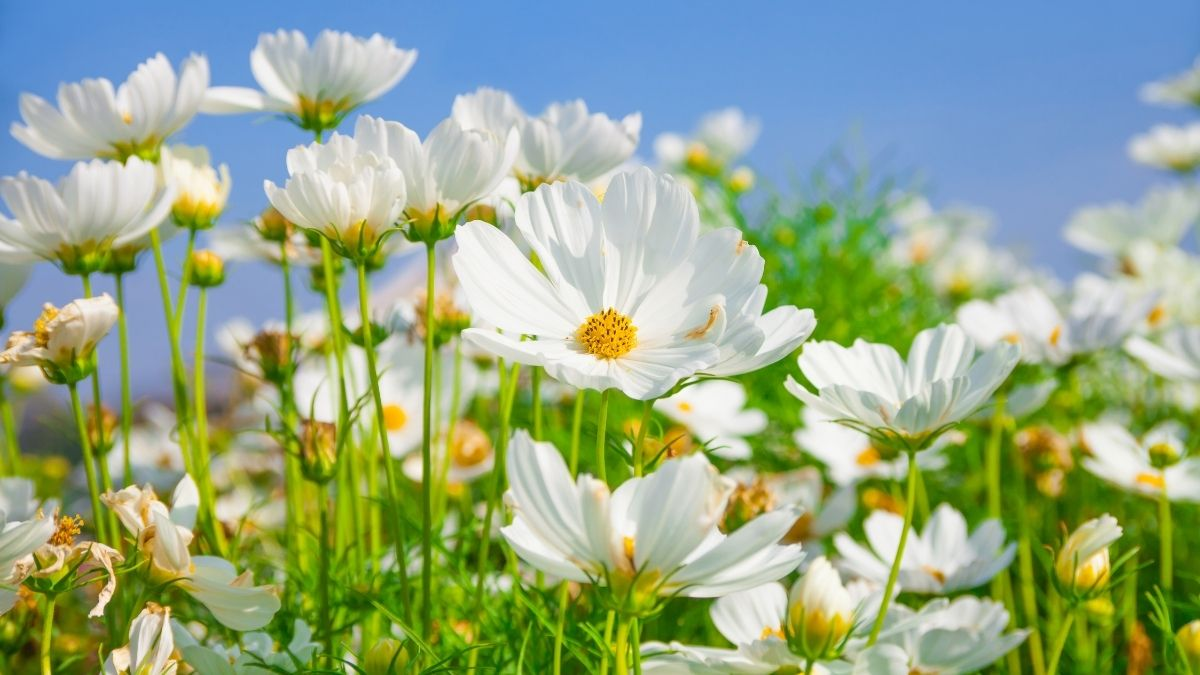
#> input picture 3.jpg, 1200 x 675 px, given in place of 3.png, which was not available
$ python 'loai bo.py'
#> lines starting #> are read from the running program, lines starting #| are printed output that depends on the picture; after the words box and inside, x2 and y2 are one past the last pixel; in counts of white or black regions, pixels touching at a corner belong together; pictures that were not available may be replaced by others from this repository, and a replacement may not be noted
import cv2
import numpy as np
import matplotlib.pyplot as plt
import math

# --- Các hàm trợ giúp (giữ nguyên) ---
def calculate_length(line):
    x1, y1, x2, y2 = line[0]
    return math.sqrt((x2 - x1)**2 + (y2 - y1)**2)

def calculate_angle(line):
    x1, y1, x2, y2 = line[0]
    return math.atan2(y2 - y1, x2 - x1)

def average_point(line):
    x1, y1, x2, y2 = line[0]
    return ((x1 + x2) / 2, (y1 + y2) / 2)

# --- Các tham số (giữ nguyên từ code user) ---
IMAGE_PATH = 'C:/Users/nguye/Pictures/Screenshots/3.png' # !!! THAY ĐỔI NẾU CẦN

CANNY_LOW_THRESH = 50
CANNY_HIGH_THRESH = 150

HOUGH_RHO = 1
HOUGH_THETA = np.pi / 180
HOUGH_THRESHOLD = 40
HOUGH_MIN_LINE_LENGTH = 30
HOUGH_MAX_LINE_GAP = 10

FILTER_MIN_LENGTH = 40
FILTER_MAX_LENGTH = 800
FILTER_PROXIMITY_DIST_THRESH = 15
FILTER_PROXIMITY_ANGLE_THRESH = np.pi / 18

# --- Tham số MỚI cho Inpainting ---
MASK_LINE_THICKNESS = 5 # Độ dày của đường line vẽ lên mask (nên > 1 để inpaint tốt hơn)
INPAINT_RADIUS = 3      # Bán kính lân cận cho thuật toán inpainting
INPAINT_METHOD = cv2.INPAINT_TELEA # Thuật toán: cv2.INPAINT_TELEA hoặc cv2.INPAINT_NS

# --- Logic chính ---
image = cv2.imread(IMAGE_PATH)
#> image is the input picture: shape (675, 1200, 3); mean B, G, R 136.8, 168.2, 148.1
if image is None:
    print(f"Lỗi: Không thể tải ảnh từ đường dẫn: {IMAGE_PATH}")
    exit()

output_image_lines_drawn = image.copy() # Ảnh để vẽ đường thẳng phát hiện được lên
h, w = image.shape[:2]
print(f"Ảnh đã tải: {w}x{h} pixels")
#| Ảnh đã tải: 1200x675 pixels

# Tiền xử lý và phát hiện đường thẳng (giữ nguyên)
gray = cv2.cvtColor(image, cv2.COLOR_BGR2GRAY)
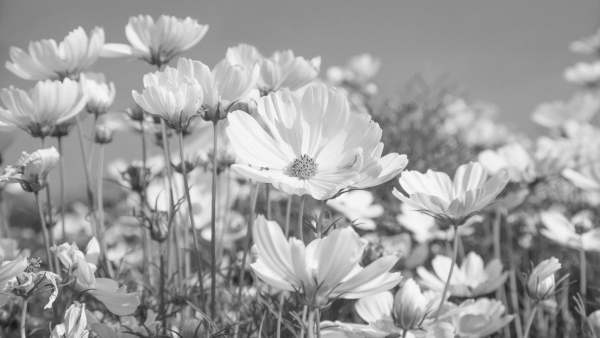
#> gray: shape (675, 1200) (shown at 1/2 size); min 23, max 255, mean 158.6
edges = cv2.Canny(gray, CANNY_LOW_THRESH, CANNY_HIGH_THRESH)
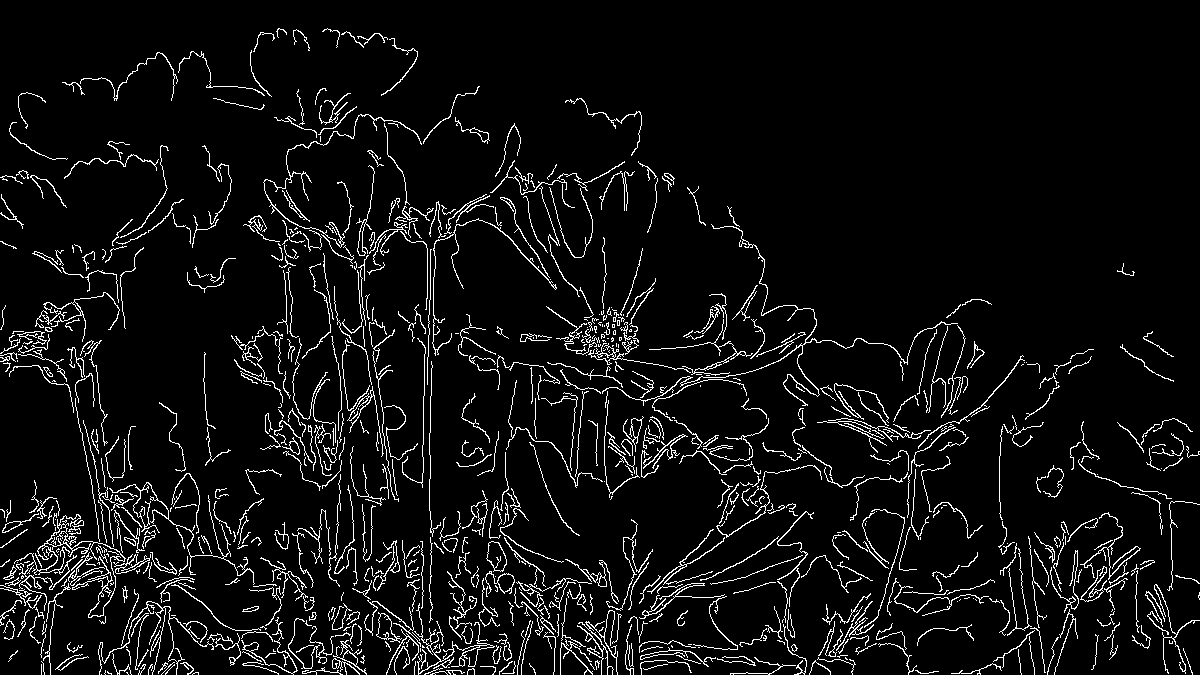
#> edges: shape (675, 1200); 6% white in thin lines or dots
print("Đã thực hiện chuyển đổi sang ảnh xám và dò biên Canny.")

lines = cv2.HoughLinesP(edges, HOUGH_RHO, HOUGH_THETA, HOUGH_THRESHOLD,
                        minLineLength=HOUGH_MIN_LINE_LENGTH, maxLineGap=HOUGH_MAX_LINE_GAP)
#> lines = 662 rows, first 6: [55, 562, 172, 566], [212, 648, 257, 643], [511, 607, 565, 605], [473, 586, 544, 590], [394, 654, 434, 653], [554, 655, 639, 652]

if lines is None:
    print("Không phát hiện được đường thẳng nào ban đầu.")
    lines = []
else:
     print(f"Phát hiện ban đầu {len(lines)} đoạn thẳng.")
#| Phát hiện ban đầu 662 đoạn thẳng.

# Lọc đường thẳng (giữ nguyên)
filtered_lines_length = []
# Kiểm tra lại lines phòng trường hợp là None hoặc rỗng
if lines is not None and len(lines) > 0:
    for line in lines:
        # Đảm bảo line hợp lệ trước khi tính toán
        if line is not None and len(line) > 0:
            length = calculate_length(line)
            if FILTER_MIN_LENGTH <= length <= FILTER_MAX_LENGTH:
                filtered_lines_length.append(line)
#> this loop made 662 passes
#> (x1 in calculate_length, y1 in calculate_length, x2 in calculate_length, y2 in calculate_length, length) on passes 1 to 8: (55, 562, 172, 566, 117.1), (212, 648, 257, 643, 45.28), (511, 607, 565, 605, 54.04), (473, 586, 544, 590, 71.11), (394, 654, 434, 653, 40.01), (554, 655, 639, 652, 85.05), (504, 593, 539, 588, 35.36), (334, 556, 409, 564, 75.43)
#> after the loop, filtered_lines_length = 370 items, first 6: [[55, 562, 172, 566]], [[212, 648, 257, 643]], [[511, 607, 565, 605]], [[473, 586, 544, 590]], [[394, 654, 434, 653]], [[554, 655, 639, 652]]
print(f"Sau khi lọc theo chiều dài: còn {len(filtered_lines_length)} đoạn thẳng.")
#| Sau khi lọc theo chiều dài: còn 370 đoạn thẳng.

final_lines = []
# Lọc theo khoảng cách chỉ thực hiện nếu có đường thẳng sau lọc chiều dài
if filtered_lines_length:
    for i, line1 in enumerate(filtered_lines_length):
        is_too_close_to_existing = False
        mid1 = average_point(line1)
        angle1 = calculate_angle(line1)
        for line2 in final_lines:
            mid2 = average_point(line2)
            angle2 = calculate_angle(line2)
            dist_midpoints = math.sqrt((mid1[0] - mid2[0])**2 + (mid1[1] - mid2[1])**2)
            angle_diff = abs(angle1 - angle2)
            angle_diff = min(angle_diff, 2 * np.pi - angle_diff)
            if dist_midpoints < FILTER_PROXIMITY_DIST_THRESH and angle_diff < FILTER_PROXIMITY_ANGLE_THRESH:
                is_too_close_to_existing = True
                break
        if not is_too_close_to_existing:
            final_lines.append(line1)
#> this loop made 370 passes
#> line1 on passes 10 to 12: [[5, 579, 86, 564]], [[520, 252, 556, 288]], [[681, 657, 755, 657]]
print(f"Sau khi lọc các đường quá gần nhau: còn {len(final_lines)} đoạn thẳng.")
#| Sau khi lọc các đường quá gần nhau: còn 201 đoạn thẳng.

# Vẽ các đường thẳng cuối cùng LÊN ảnh output_image_lines_drawn (để so sánh)
if not final_lines:
     print("Không còn đường thẳng nào sau khi lọc.")
else:
    print("Vẽ các đường thẳng cuối cùng lên ảnh (để so sánh)...")
    for line in final_lines:
        x1, y1, x2, y2 = line[0]
        cv2.line(output_image_lines_drawn, (x1, y1), (x2, y2), (0, 0, 255), 2) # Vẽ màu đỏ, dày 2
#> this loop made 201 passes
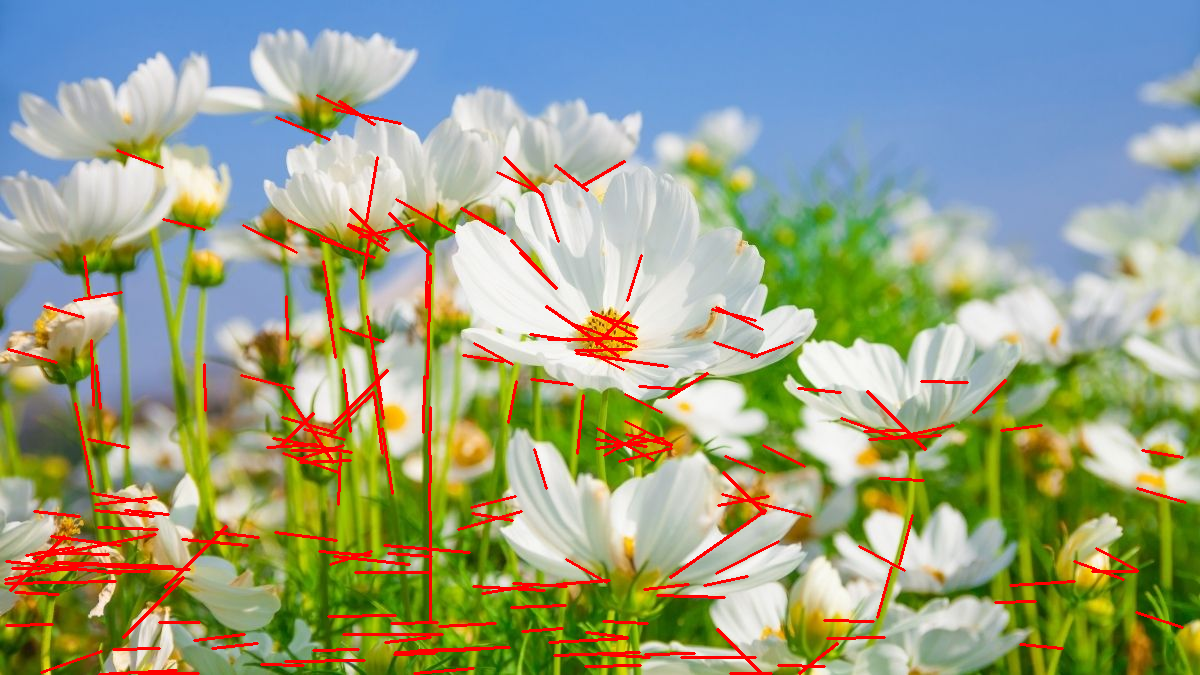
#> output_image_lines_drawn: shape (675, 1200, 3); 4.06% of pixels changed, all inside (x1, y1, x2, y2) = (4, 94, 1187, 675)

# --- TẠO MASK VÀ INPAINTING (PHẦN MỚI) ---
# Tạo mặt nạ đen ban đầu
inpainting_mask_lines = np.zeros(image.shape[:2], dtype=np.uint8)
# Ảnh kết quả sau inpainting, khởi tạo bằng ảnh gốc
inpainted_image_lines = image.copy()

# Chỉ tạo mask và inpaint nếu có đường thẳng trong final_lines
if final_lines:
    print(f"Tạo mask cho các đường thẳng với độ dày {MASK_LINE_THICKNESS}...")
    # Vẽ các đường thẳng cuối cùng lên mặt nạ với độ dày lớn hơn
    for line in final_lines:
        x1, y1, x2, y2 = line[0]
        # Vẽ màu trắng (255) lên mask đen
        cv2.line(inpainting_mask_lines, (x1, y1), (x2, y2), (255), MASK_LINE_THICKNESS)
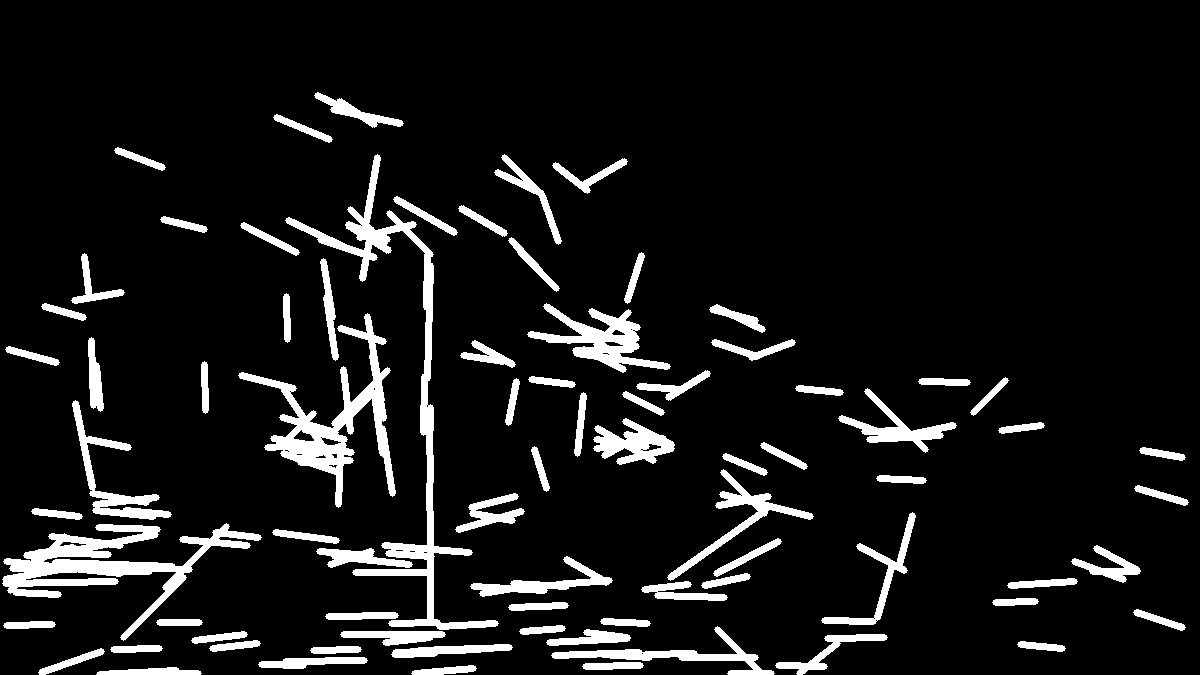
#> inpainting_mask_lines: shape (675, 1200); 8.9% white; 78 white regions, largest, box (x1, y1, x2, y2) and area: (285, 154, 499, 630) 7907, (2, 523, 262, 641) 7647, (238, 313, 396, 508) 6642

    print(f"Thực hiện inpainting (vẽ lại ảnh) tại các vùng đường thẳng với bán kính lân cận {INPAINT_RADIUS}...")
    # Sử dụng hàm inpaint
    inpainted_image_lines = cv2.inpaint(image,                  # Ảnh gốc
                                        inpainting_mask_lines, # Mask đánh dấu vùng cần vẽ lại
                                        INPAINT_RADIUS,         # Bán kính lân cận
                                        INPAINT_METHOD)         # Thuật toán
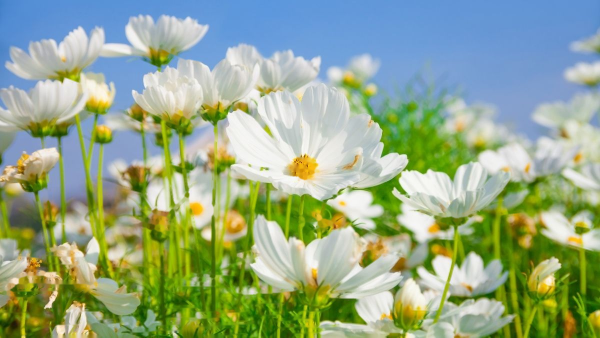
#> inpainted_image_lines: shape (675, 1200, 3) (shown at 1/2 size); mean B, G, R 137.5, 168.5, 148.4
else:
    print("Không có đường thẳng nào để thực hiện inpainting.")

# --- Hiển thị kết quả (THÊM SUBPLOT THỨ 4) ---
plt.figure(figsize=(24, 6)) # Điều chỉnh kích thước để chứa 4 ảnh

# Ảnh 1: Gốc
plt.subplot(1, 4, 1)
plt.imshow(cv2.cvtColor(image, cv2.COLOR_BGR2RGB))
plt.title('Ảnh Gốc')
plt.axis('off')

# Ảnh 2: Biên Canny
plt.subplot(1, 4, 2)
plt.imshow(edges, cmap='gray')
plt.title('Ảnh Biên (Canny)')
plt.axis('off')

# Ảnh 3: Đường thẳng vẽ lên ảnh gốc (kết quả từ code gốc của bạn)
plt.subplot(1, 4, 3)
plt.imshow(cv2.cvtColor(output_image_lines_drawn, cv2.COLOR_BGR2RGB))
plt.title(f'Các Đường Thẳng Phát Hiện ({len(final_lines)})')
plt.axis('off')

# Ảnh 4: Ảnh sau khi đã "loại bỏ" (inpainting) đường thẳng
plt.subplot(1, 4, 4)
plt.imshow(cv2.cvtColor(inpainted_image_lines, cv2.COLOR_BGR2RGB))
plt.title('Ảnh Sau Khi "Loại Bỏ" Đường Thẳng')
plt.axis('off')


plt.tight_layout() # Tự động điều chỉnh bố cục
plt.show()
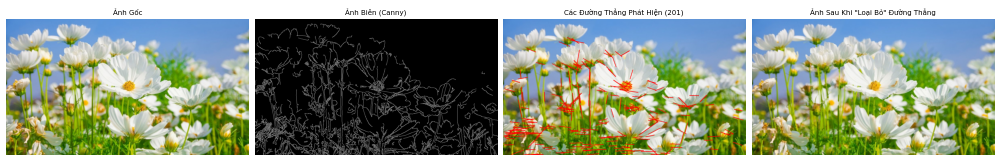
#> figure drawn by matplotlib, 4 panels

print("Hoàn thành.")

$ run again, with 6.jpg copied over 3.jpg
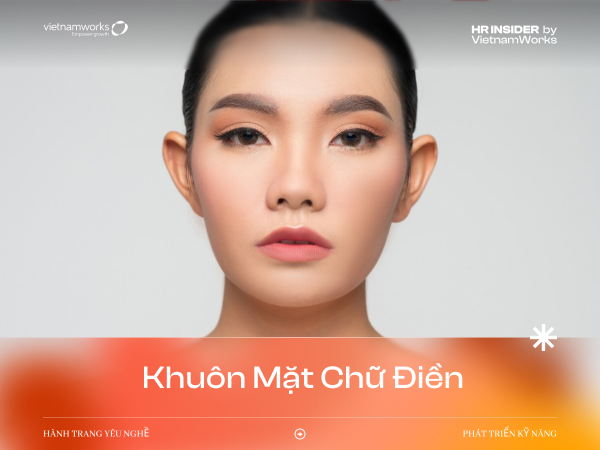
#> input picture 6.jpg, 1200 x 900 px, given in place of 3.png, which was not available (shown at 1/2 size)
#> image is the input picture: shape (900, 1200, 3); mean B, G, R 156, 171.7, 209
#| Ảnh đã tải: 1200x900 pixels
#> `edges = cv2.Canny(gray, CANNY_LOW_THRESH, CANNY_HIGH_THRESH)`:
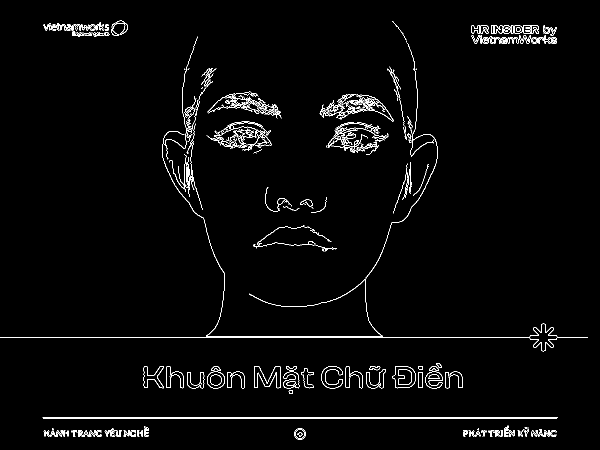
#> edges: shape (900, 1200) (shown at 1/2 size); 2.1% white in thin lines or dots
#> lines = 273 rows, first 6: [86, 834, 1114, 834], [86, 836, 1113, 836], [2, 675, 1059, 675], [412, 673, 765, 673], [943, 51, 1075, 51], [88, 865, 194, 865]
#| Phát hiện ban đầu 273 đoạn thẳng.
#> the loop `for line in lines:` made 273 passes
#> (x1 in calculate_length, y1 in calculate_length, x2 in calculate_length, y2 in calculate_length, length) on passes 1 to 8: (86, 834, 1114, 834, 1028), (86, 836, 1113, 836, 1027), (2, 675, 1059, 675, 1057), (412, 673, 765, 673, 353), (943, 51, 1075, 51, 132), (88, 865, 194, 865, 106), (981, 869, 1112, 869, 131), (823, 749, 910, 749, 87)
#> after the loop `for line in lines:`: filtered_lines_length = 194 items, first 6: [[412, 673, 765, 673]], [[943, 51, 1075, 51]], [[88, 865, 194, 865]], [[981, 869, 1112, 869]], [[823, 749, 910, 749]], [[981, 871, 1111, 871]]
#| Sau khi lọc theo chiều dài: còn 194 đoạn thẳng.
#> the loop `for i, line1 in enumerate(filtered_lines_length):` made 194 passes
#> line1 on passes 11 to 13: [[943, 63, 1047, 65]], [[87, 50, 226, 55]], [[88, 870, 291, 870]]
#| Sau khi lọc các đường quá gần nhau: còn 108 đoạn thẳng.
#> the loop `for line in final_lines:` made 108 passes
#> line on passes 1 to 8: [[412, 673, 765, 673]], [[943, 51, 1075, 51]], [[88, 865, 194, 865]], [[981, 869, 1112, 869]], [[823, 749, 910, 749]], [[553, 775, 597, 775]], [[927, 867, 968, 867]], [[927, 864, 1112, 864]]
#> `plt.show()`:
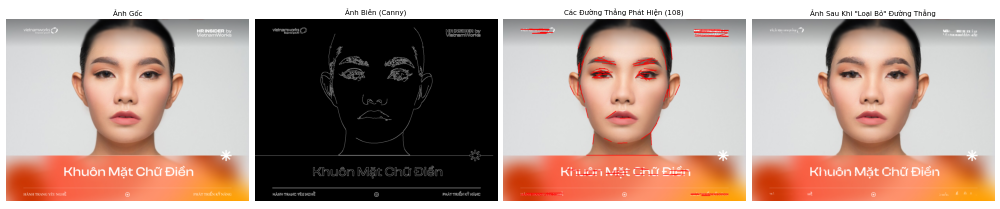
#> figure drawn by matplotlib, 4 panels

$ run again, with image_with_seam.jpg copied over 3.jpg
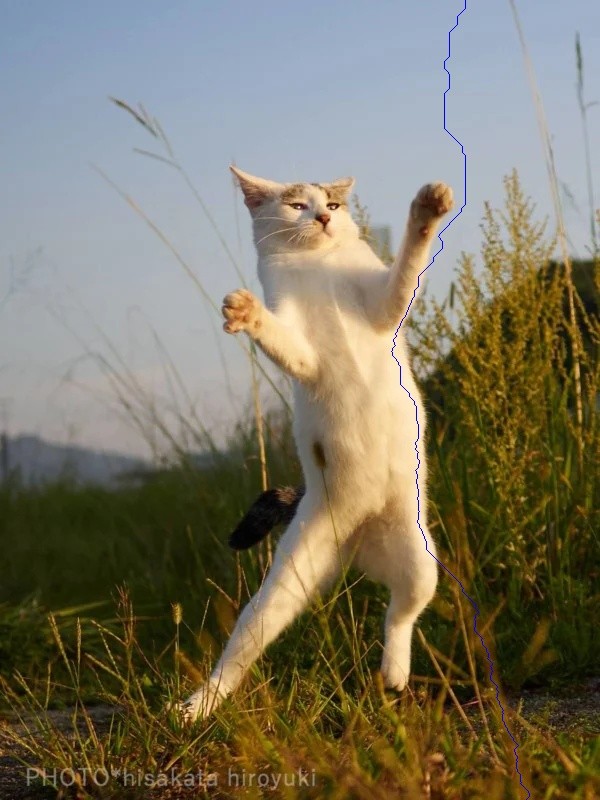
#> input picture image_with_seam.jpg, 600 x 800 px, given in place of 3.png, which was not available
#> image is the input picture: shape (800, 600, 3); mean B, G, R 99.1, 118.3, 124
#| Ảnh đã tải: 600x800 pixels
#> `edges = cv2.Canny(gray, CANNY_LOW_THRESH, CANNY_HIGH_THRESH)`:
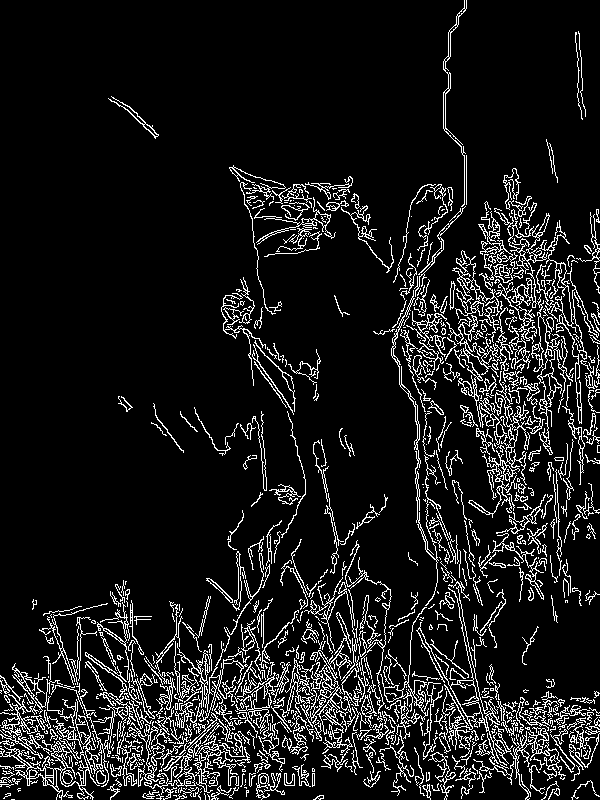
#> edges: shape (800, 600); 10.1% white in thin lines or dots
#> lines = 1123 rows, first 6: [251, 724, 409, 733], [161, 705, 405, 731], [251, 725, 589, 707], [34, 782, 134, 674], [517, 500, 529, 416], [422, 734, 471, 729]
#| Phát hiện ban đầu 1123 đoạn thẳng.
#> the loop `for line in lines:` made 1123 passes
#> (x1 in calculate_length, y1 in calculate_length, x2 in calculate_length, y2 in calculate_length, length) on passes 1 to 8: (251, 724, 409, 733, 158.3), (161, 705, 405, 731, 245.4), (251, 725, 589, 707, 338.5), (34, 782, 134, 674, 147.2), (517, 500, 529, 416, 84.85), (422, 734, 471, 729, 49.25), (7, 786, 263, 638, 295.7), (414, 747, 599, 731, 185.7)
#> after the loop `for line in lines:`: filtered_lines_length = 837 items, first 6: [[251, 724, 409, 733]], [[161, 705, 405, 731]], [[251, 725, 589, 707]], [[34, 782, 134, 674]], [[517, 500, 529, 416]], [[422, 734, 471, 729]]
#| Sau khi lọc theo chiều dài: còn 837 đoạn thẳng.
#> the loop `for i, line1 in enumerate(filtered_lines_length):` made 837 passes
#> line1 on passes 10 to 12: [[79, 797, 221, 655]], [[108, 672, 448, 714]], [[143, 796, 265, 651]]
#| Sau khi lọc các đường quá gần nhau: còn 484 đoạn thẳng.
#> the loop `for line in final_lines:` made 484 passes
#> `plt.show()`:
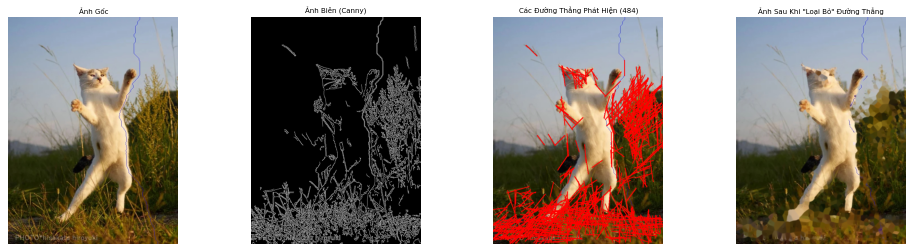
#> figure drawn by matplotlib, 4 panels
